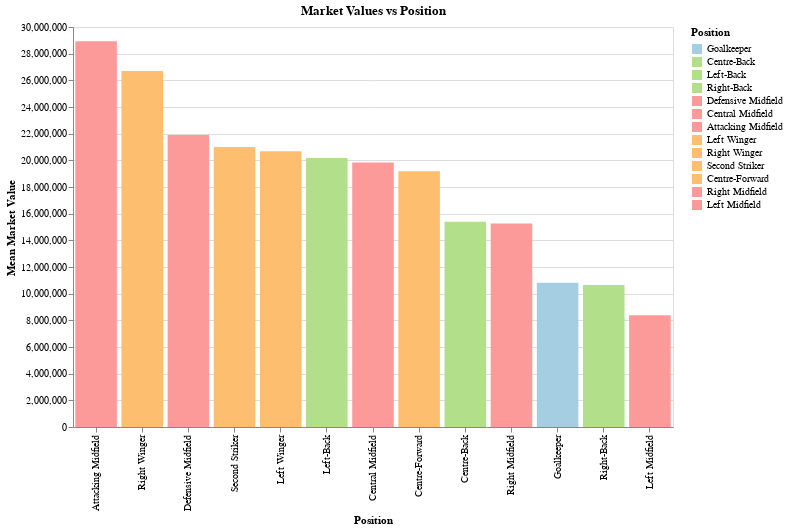

Here is the notebook cell this chart was saved with:
### Code cell
position_colors = {
    'Goalkeeper': '#a6cee3', # light blue
    'Centre-Back': '#b2df8a', # light green
    'Left-Back': '#b2df8a', # light green
    'Right-Back': '#b2df8a', # light green
    'Defensive Midfield': '#fb9a99', # light red
    'Central Midfield': '#fb9a99', # light red
    'Attacking Midfield': '#fb9a99', # light red
    'Left Winger': '#fdbf6f', # light orange
    'Right Winger': '#fdbf6f', # light orange
    'Second Striker': '#fdbf6f', # light orange
    'Centre-Forward': '#fdbf6f', # light orange
    'Right Midfield': '#fb9a99', # light red
    'Left Midfield': '#fb9a99', # light red
}

bar_position_color = alt.Chart(df).mark_bar().encode(
    x=alt.X('Position:N', sort=alt.EncodingSortField(
        field='MarketValue',
        op='mean',
        order='descending'
    )),
    y=alt.Y('mean(MarketValue):Q', title='Mean Market Value'),
    color=alt.Color('Position:N',
                    legend=alt.Legend(title="Position", orient="right"),
                    scale=alt.Scale(domain=list(position_colors.keys()), range=list(position_colors.values()))
                   ),
    tooltip=['Position:N', 'mean(MarketValue):Q', 'count()']
).properties(
    width=600,
    height=400,
    title='Market Values vs Position'
)

bar_position_color.show()

### Figure 1 — Vega-Lite specification as saved in the notebook (floating-point values rounded to 4 significant figures; data arrays with more than 128 entries replaced by an {"elided": "..."} marker saying what was removed)
{"config": {"view": {"continuousWidth": 300, "continuousHeight": 300}}, "data": {"name": "data-70da55dff0d122e072f6e9beb9815c16"}, "mark": {"type": "bar"}, "encoding": {"color": {"field": "Position", "legend": {"orient": "right", "title": "Position"}, "scale": {"domain": ["Goalkeeper", "Centre-Back", "Left-Back", "Right-Back", "Defensive Midfield", "Central Midfield", "Attacking Midfield", "Left Winger", "Right Winger", "Second Striker", "Centre-Forward", "Right Midfield", "Left Midfield"], "range": ["#a6cee3", "#b2df8a", "#b2df8a", "#b2df8a", "#fb9a99", "#fb9a99", "#fb9a99", "#fdbf6f", "#fdbf6f", "#fdbf6f", "#fdbf6f", "#fb9a99", "#fb9a99"]}, "type": "nominal"}, "tooltip": [{"field": "Position", "type": "nominal"}, {"aggregate": "mean", "field": "MarketValue", "type": "quantitative"}, {"aggregate": "count", "type": "quantitative"}], "x": {"field": "Position", "sort": {"field": "MarketValue", "op": "mean", "order": "descending"}, "type": "nominal"}, "y": {"aggregate": "mean", "field": "MarketValue", "title": "Mean Market Value", "type": "quantitative"}}, "height": 400, "title": "Market Values vs Position", "width": 600, "$schema": "https://vega.github.io/schema/vega-lite/v5.17.0.json", "datasets": {"data-70da55dff0d122e072f6e9beb9815c16": {"elided": "623 records"}}}
